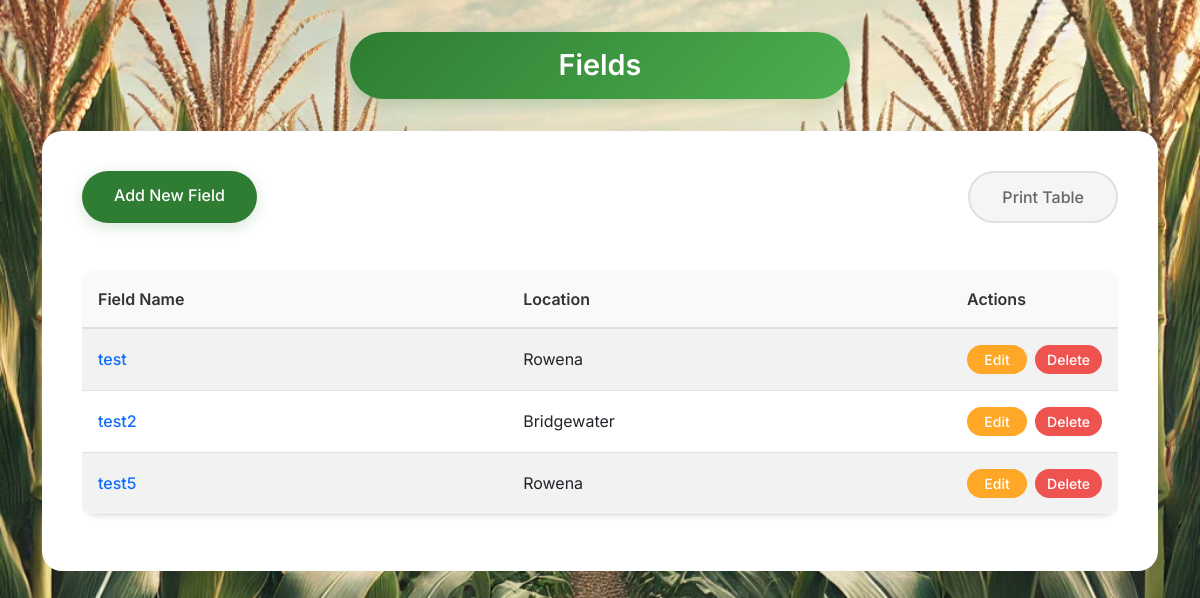
The app's page /fields/ with its own data.
### fields/models.py (models this page shows, shortened)
class Field(models.Model):
    name = models.CharField(max_length=100, unique=True)
    location = models.CharField(max_length=100, null=True, blank=True)

### fields/views.py (the view)
# urls.py: path('fields/', views.field_list, name='field_list'),
def field_list(request):
    query = request.GET.get('q', '')  # Get the search term from the query string
    location = request.GET.get('location', '')  # Get the location filter from the query string
    fields = Field.objects.all()
    if query:
        fields = fields.filter(Q(name__icontains=query))
    if location:
        fields = fields.filter(location=location)
    locations = Field.objects.values_list('location', flat=True).distinct()
    return render(request, 'fields/field_list.html', {
        'fields': fields,
        'query': query,
        'locations': locations,
        'selected_location': location,
    })

### fields/templates/fields/field_list.html (shortened to what this page needs)
{% load static %}
<!DOCTYPE html>
<html lang="en">
<head>
    <link href="https://cdn.jsdelivr.net/npm/bootstrap@5.3.0/dist/css/bootstrap.min.css" rel="stylesheet">
    <link rel="stylesheet" href="{% static 'fields/styles.css' %}">
</head>
<body>
    <div class="container">
        <div class="header-pill">
            <h1>Fields</h1>
        </div>
        <div class="form-container">
            <div class="d-flex justify-content-between mb-3">
                <a href="{% url 'add_field' %}" class="btn btn-primary">Add New Field</a>
                <button class="btn btn-secondary" onclick="printTable()">Print Table</button>
            </div>
            <div class="table-responsive">
                <table class="table table-striped">
                    <thead>
                        <tr>
                            <th>Field Name</th>
                            <th>Location</th>
                            <th class="actions-column-header actions-column">Actions</th>
                        </tr>
                    </thead>
                    <tbody>
                        {% for field in fields %}
                        <tr>
                            <td>
                                <a href="{% url 'field_history' field.id %}" class="fw-medium text-decoration-none">
                                    {{ field.name }}
                                </a>
                            </td>
                            <td>
                                {{ field.location|default:"-" }}
                            </td>
                            <td class="actions-column">
                                <div class="d-flex gap-2 justify-content-end">
                                    <a href="{% url 'edit_field' field.id %}" class="btn btn-warning btn-sm" style="min-width: 60px;">Edit</a>
                                    <a href="{% url 'delete_field' field.id %}" class="btn btn-danger btn-sm" style="min-width: 60px;"
                                       onclick="return confirm('Are you sure you want to delete {{ field.name }}? This will delete all yearly data associated with this field.');">Delete</a>
                                </div>
                            </td>
                        </tr>
                        {% endfor %}
                    </tbody>
                </table>
            </div>
        </div>
    </div>
</body>
</html>

### fields/static/fields/styles.css (style rules this page uses)
:root { --primary-green: #2E7D32; --secondary-green: #4CAF50; --accent-brown: #8D6E63; --form-bg: #f8f9fa; --input-border: #e0e0e0; --text-primary: #333; --text-secondary: #666; --shadow-sm: 0 2px 4px rgba(0, 0, 0, 0.1); --shadow-md: 0 4px 15px rgba(46, 125, 50, 0.2); --shadow-lg: 0 8px 30px rgba(0, 0, 0, 0.1); }
body { font-family: 'Inter', sans-serif; background-color: #f5f5f5; color: var(--text-primary); margin: 0; padding: 0; background-image: url('/static/fields/images/corn.webp'); background-size: cover; background-repeat: no-repeat; background-position: center; background-attachment: fixed; }
.header-pill { background: linear-gradient(135deg, var(--primary-green), var(--secondary-green)); border-radius: 50px; padding: 1rem 2rem; margin: 2rem auto; max-width: 500px; box-shadow: var(--shadow-md); transform: translateY(0); transition: transform 0.3s ease; }
.header-pill h1 { color: white; font-weight: 600; margin: 0; text-align: center; font-size: 1.8rem; }
.form-container { background: white; border-radius: 20px; padding: 2.5rem; box-shadow: var(--shadow-lg); margin-bottom: 3rem; }
.btn { border-radius: 50px; padding: 0.75rem 2rem; font-weight: 500; transition: all 0.3s ease; cursor: pointer; text-decoration: none; display: inline-block; }
.btn-primary { background-color: var(--primary-green); border: none; color: white; box-shadow: var(--shadow-md); }
.btn-secondary { background-color: #f5f5f5; border: 2px solid #e0e0e0; color: var(--text-secondary); }
.btn-warning { background-color: #FFA726; border: none; color: white; }
.btn-danger { background-color: #EF5350; border: none; color: white; }
.table { background: white; border-radius: 15px; overflow: hidden; box-shadow: var(--shadow-sm); margin-top: 2rem; }
.table th { background-color: var(--form-bg); color: var(--text-primary); font-weight: 600; padding: 1rem; text-align: left; }
.table td { padding: 1rem; border-top: 1px solid var(--input-border); }
.table-striped tbody tr:nth-of-type(odd) { background-color: rgba(0, 0, 0, 0.02); }
.d-flex { display: flex; }
.table-responsive { border-radius: 15px; overflow: hidden; }
.table thead th { background-color: #f8f9fa; font-weight: 600; padding: 1rem; border-bottom: 2px solid var(--input-border); }
.table tbody td { padding: 1rem; vertical-align: middle; }
.table .btn-sm { padding: 0.25rem 0.75rem; }

### fields/templates/fields/field_list.html (style rules this page uses)
.actions-column { width: 1%; white-space: nowrap; text-align: right; }

### records on screen
Field: name "test", location "Rowena"
Field: name "test2", location "Bridgewater"
Field: name "test5", location "Rowena"
